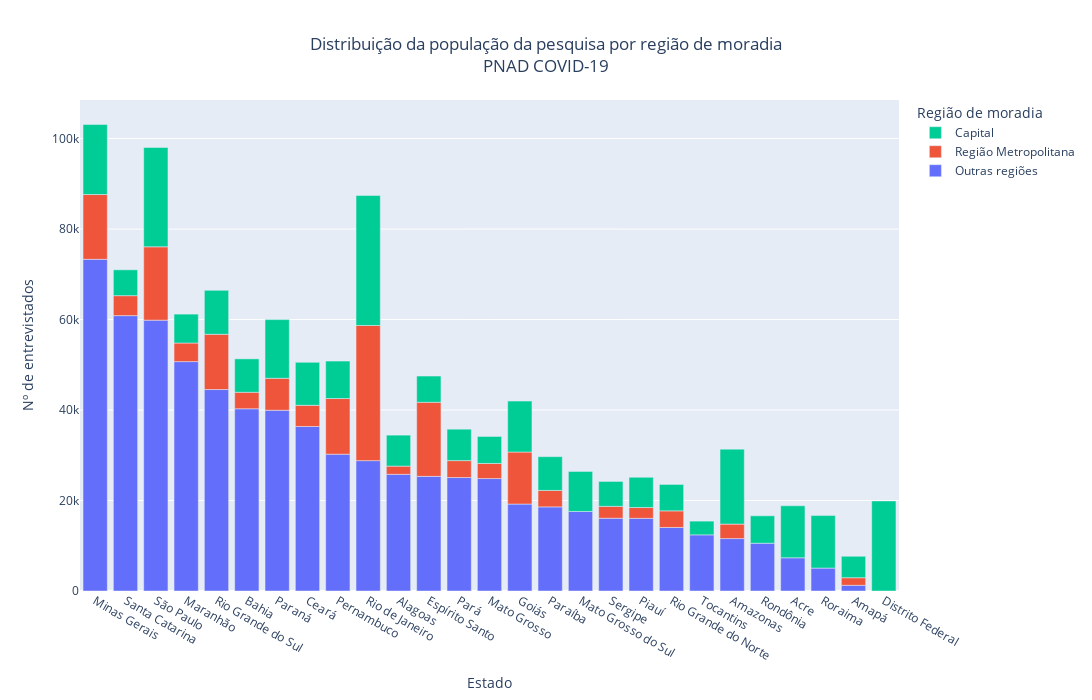

Here is the notebook cell this chart was saved with:
### Code cell
fig_3 = px.bar(df_results.sort_values(by=['n_regiao_moradia'], ascending=False), x="uf", y="n_regiao_moradia", color="new_regiao_moradia", title="Distribuição da população da pesquisa por região de moradia<br>PNAD COVID-19",
            labels=dict(uf="Estado", n_regiao_moradia="Nº de entrevistados", new_regiao_moradia="Região de moradia"))

fig_3.update_layout(title_x=0.5, width=1200, height=700, legend_traceorder='reversed')

title_name = fig_3['layout']['title']['text']
title_name = title_name.replace('<br>PNAD COVID-19','')

plotly.offline.plot(fig_3, filename = f'./plots/{title_name}.html', auto_play=False, auto_open=False)

fig_3.show()

### Figure 1 — Plotly figure (JSON) as saved in the notebook; plotly's stock layout.template omitted (floating-point values rounded to 4 significant figures)
{"data": [{"alignmentgroup": "True", "hovertemplate": "Região de moradia=Outras regiões<br>Estado=%{x}<br>Nº de entrevistados=%{y}<extra></extra>", "legendgroup": "Outras regiões", "marker": {"color": "#636efa", "pattern": {"shape": ""}}, "name": "Outras regiões", "offsetgroup": "Outras regiões", "orientation": "v", "showlegend": true, "textposition": "auto", "type": "bar", "x": ["Minas Gerais", "Santa Catarina", "São Paulo", "Maranhão", "Rio Grande do Sul", "Bahia", "Paraná", "Ceará", "Pernambuco", "Rio de Janeiro", "Alagoas", "Espírito Santo", "Pará", "Mato Grosso", "Goiás", "Paraíba", "Mato Grosso do Sul", "Sergipe", "Piauí", "Rio Grande do Norte", "Tocantins", "Amazonas", "Rondônia", "Acre", "Roraima", "Amapá"], "xaxis": "x", "y": [73311, 60861, 59861, 50702, 44522, 40278, 39953, 36364, 30240, 28815, 25787, 25339, 25077, 24851, 19213, 18589, 17580, 16087, 16064, 14041, 12409, 11588, 10560, 7336, 5069, 1263], "yaxis": "y"}, {"alignmentgroup": "True", "hovertemplate": "Região de moradia=Região Metropolitana<br>Estado=%{x}<br>Nº de entrevistados=%{y}<extra></extra>", "legendgroup": "Região Metropolitana", "marker": {"color": "#EF553B", "pattern": {"shape": ""}}, "name": "Região Metropolitana", "offsetgroup": "Região Metropolitana", "orientation": "v", "showlegend": true, "textposition": "auto", "type": "bar", "x": ["Rio de Janeiro", "Espírito Santo", "São Paulo", "Minas Gerais", "Pernambuco", "Rio Grande do Sul", "Goiás", "Paraná", "Ceará", "Santa Catarina", "Maranhão", "Pará", "Rio Grande do Norte", "Bahia", "Paraíba", "Mato Grosso", "Amazonas", "Sergipe", "Piauí", "Alagoas", "Amapá"], "xaxis": "x", "y": [29880, 16375, 16214, 14321, 12302, 12217, 11499, 7063, 4678, 4413, 4107, 3743, 3675, 3645, 3640, 3343, 3200, 2626, 2384, 1814, 1672], "yaxis": "y"}, {"alignmentgroup": "True", "hovertemplate": "Região de moradia=Capital<br>Estado=%{x}<br>Nº de entrevistados=%{y}<extra></extra>", "legendgroup": "Capital", "marker": {"color": "#00cc96", "pattern": {"shape": ""}}, "name": "Capital", "offsetgroup": "Capital", "orientation": "v", "showlegend": true, "textposition": "auto", "type": "bar", "x": ["Rio de Janeiro", "São Paulo", "Distrito Federal", "Amazonas", "Minas Gerais", "Paraná", "Roraima", "Acre", "Goiás", "Rio Grande do Sul", "Ceará", "Mato Grosso do Sul", "Pernambuco", "Paraíba", "Bahia", "Pará", "Alagoas", "Piauí", "Maranhão", "Rondônia", "Mato Grosso", "Rio Grande do Norte", "Espírito Santo", "Santa Catarina", "Sergipe", "Amapá", "Tocantins"], "xaxis": "x", "y": [28710, 21946, 19906, 16567, 15464, 12968, 11605, 11498, 11265, 9707, 9494, 8854, 8269, 7458, 7387, 6944, 6849, 6689, 6391, 6062, 5962, 5836, 5797, 5716, 5503, 4742, 3037], "yaxis": "y"}], "layout": {"barmode": "relative", "height": 700, "legend": {"title": {"text": "Região de moradia"}, "tracegroupgap": 0, "traceorder": "reversed"}, "title": {"text": "Distribuição da população da pesquisa por região de moradia<br>PNAD COVID-19", "x": 0.5}, "width": 1200, "xaxis": {"anchor": "y", "domain": [0, 1], "title": {"text": "Estado"}}, "yaxis": {"anchor": "x", "domain": [0, 1], "title": {"text": "Nº de entrevistados"}}}}
